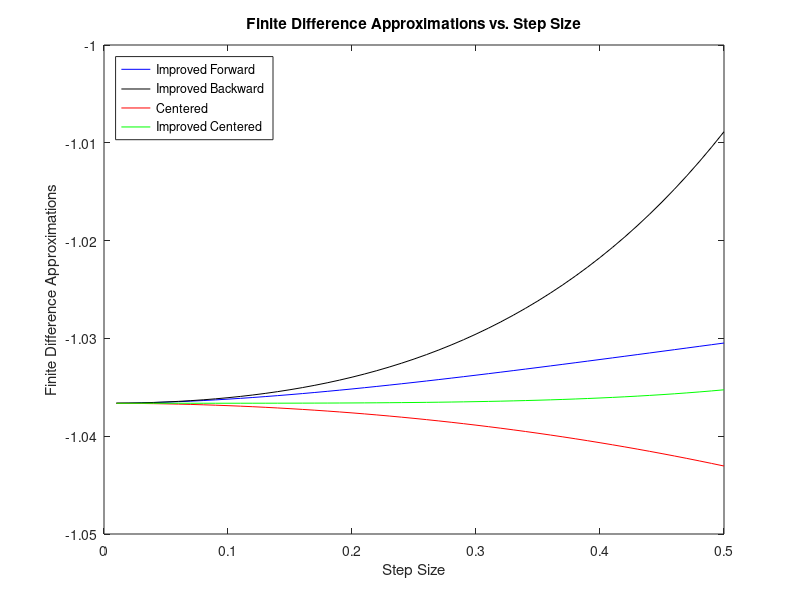

Recreate this plot in MATLAB.
% BME313L_Lab11_P2_ShaoPoHuang
% This program will generate a single plot of the improved forward/backward/centered 
% and centered difference approximations of a given function.

clear; clc; close all % clear variables and console; close all figures

x = 2; % x value
h = 0.5:-0.01:0.01; % vector of step sizes
f = @(x) exp(-2*x)-x; % original function

% initialize column vectors for finite difference approximations
impfor = zeros(length(h),1); % improved forward
impback = zeros(length(h),1); % improved backward
cent = zeros(length(h),1); % centered
impcent = zeros(length(h),1); % improved centered

% calculate finite difference approximations
for i = 1:length(h)
impfor(i) = (-f(x+2*h(i))+4*f(x+h(i))-3*f(x))/(2*h(i)); % improved forward
impback(i) = (3*f(x)-4*f(x-h(i))+f(x-2*h(i)))/(2*h(i)); % improved backward
cent(i) = (f(x+h(i))-f(x-h(i)))/(2*h(i)); % centered
impcent(i) = (-f(x+2*h(i))+8*f(x+h(i))-8*f(x-h(i))+f(x-2*h(i)))/(12*h(i)); % improved centered
end

% plot of all finite difference approximations
plot(h,impfor,'b')
hold on
plot(h,impback,'k')
plot(h,cent,'r')
plot(h,impcent,'g')
xlabel('Step Size')
ylabel('Finite Difference Approximations')
title('Finite Difference Approximations vs. Step Size')
legend('Improved Forward', 'Improved Backward', 'Centered', 'Improved Centered', 'location', 'northwest')
hold off



